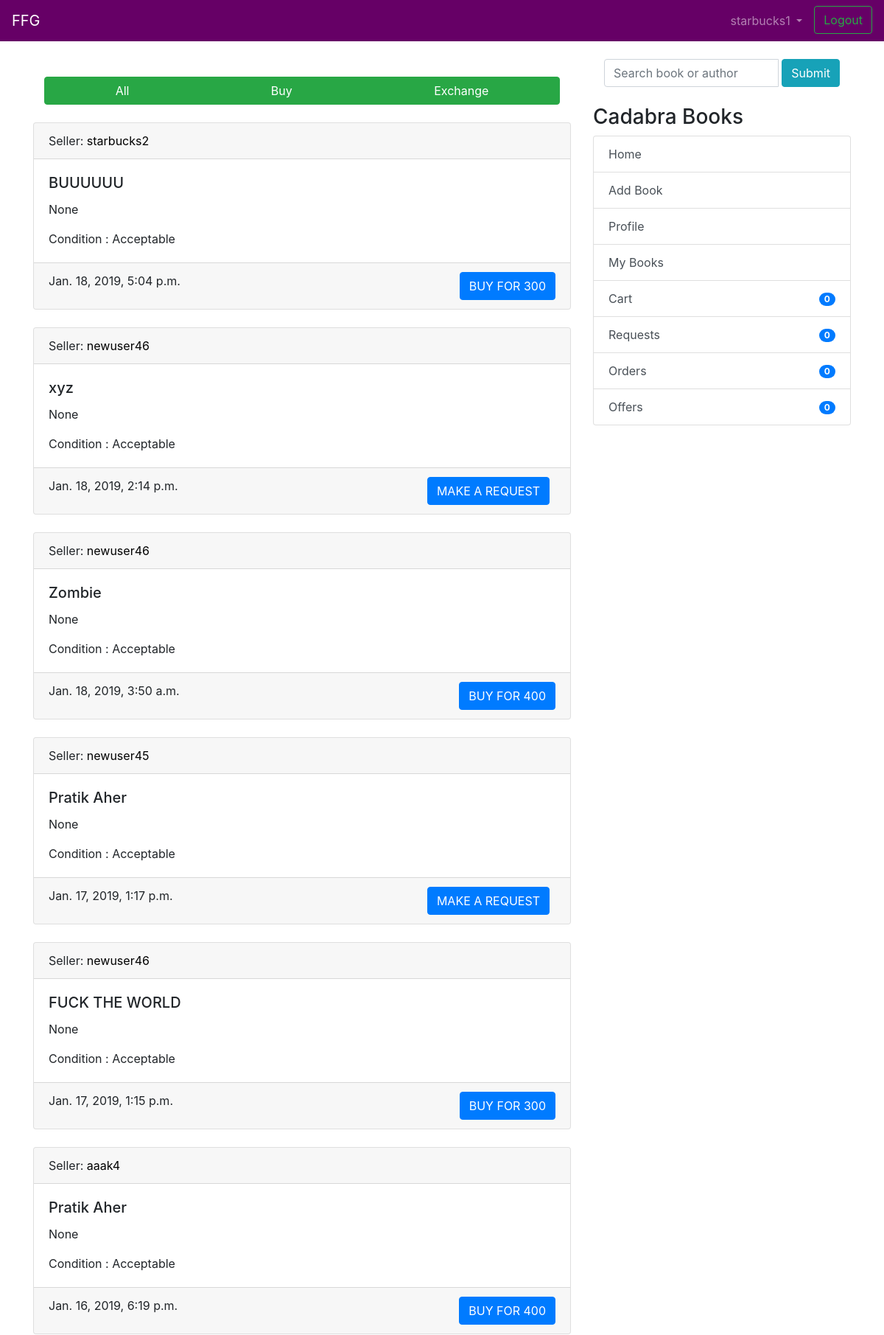
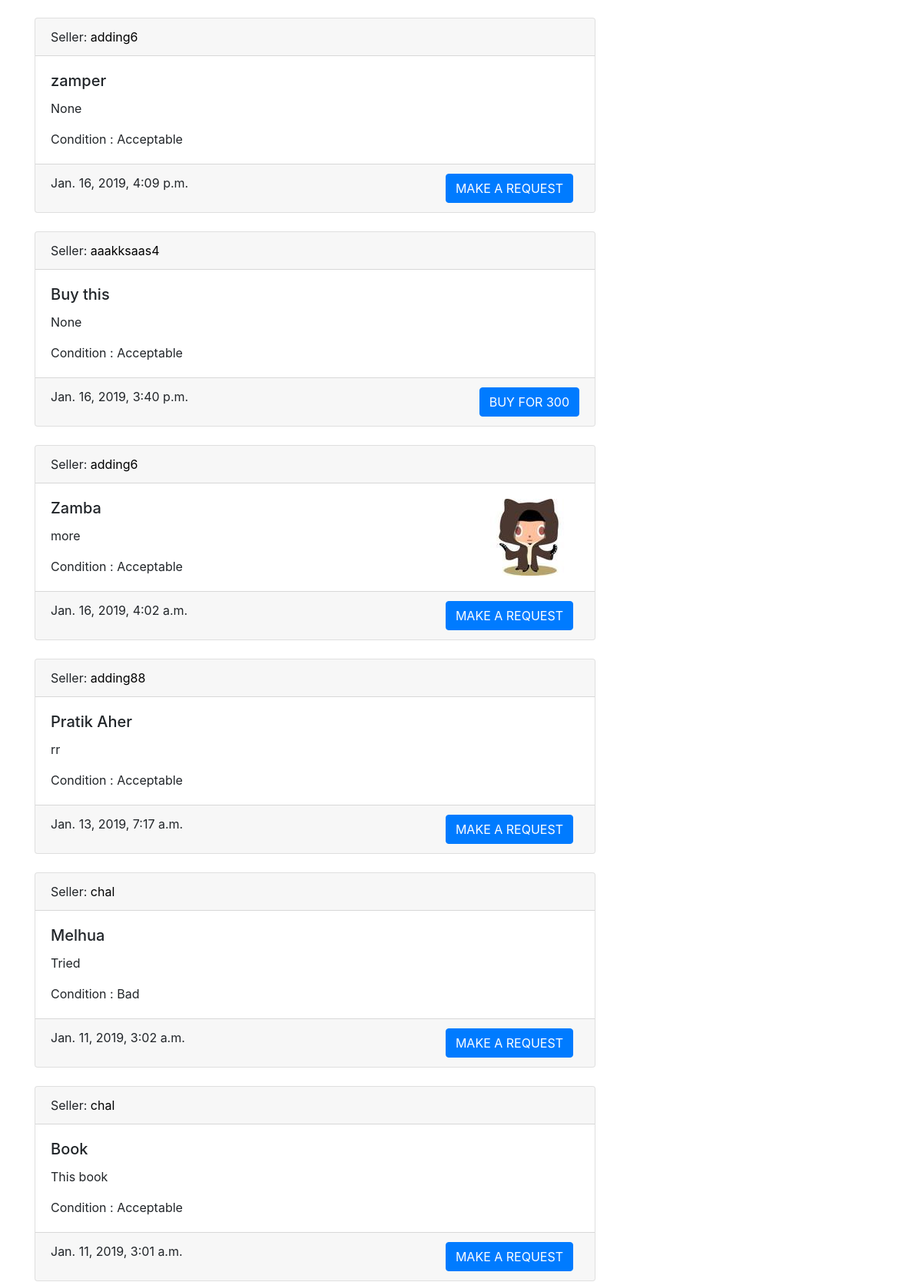
Page / (signed in, upper part) on the committed database (2 pictures, top to bottom).
### coreapp/models.py (models this page shows, shortened)
class Book(models.Model):
    user = models.ForeignKey(User, on_delete=models.CASCADE, null=True)
    book_name = models.CharField(max_length=100)
    author_name = models.CharField(max_length=100, blank=True, null=True)
    description = models.CharField(max_length=2000,blank=True,null=True)
    image = models.ImageField(null=True, blank=True, upload_to="book_images/")
    price = models.IntegerField(null=True,blank=True)
    sell_or_exchange = models.CharField(
        max_length=100, choices=BUY_OR_EXCHANGE, default='Exchange')
    condition = models.CharField(
        max_length=100, choices=CONITION_CHOICES, default='Acceptable')
    created_at = models.DateTimeField(auto_now_add=True)
    class Meta:
        verbose_name = 'Book'
        verbose_name_plural = 'Books'

### coreapp/views.py (the view)
# urls.py: path('', views.BookListView.as_view(), name='list_entries'),
class BookListView(LoginRequiredMixin, generic.ListView):
    model = Book
    template_name = 'list_entries.html'
    context_object_name = 'books'
    paginate_by = 15
    def get_queryset(self):
        ordered_books = FinalBuyOrder.objects.values_list('book')
        requester_books = Transaction.objects.values_list('requester_book')
        offerrer_books = Transaction.objects.values_list('offerrer_book')
        return Book.objects.exclude(user=self.request.user).exclude(id__in=ordered_books).exclude(id__in=requester_books).exclude(id__in=offerrer_books).order_by('-created_at')

### coreapp/models.py (called while the page is built)
    def get_cart_items(self):
        return self.items.all()

### nofapapp/context_processors.py (called while the page is built)
def add_variable_to_context(request):
    if request.user.id:
        orderitems = Order.objects.get(owner=request.user.profile)
        orders = orderitems.get_cart_items()
        return {
            'requestscount': Requests.objects.filter(requester=request.user).count(),
            'offercount' : Requests.objects.filter(offerrer=request.user).count(),
            'orderscount': Transaction.objects.filter(offerrer=request.user).count()+FinalBuyOrder.objects.filter(user=request.user).count(),
            'cartitemscount': len(orders),
            'addresscheck': get_object_or_404(ShippingAddress, profile=get_object_or_404(Profile, user=request.user)).address1,
            }
    else:
        return {}

### templates/list_entries.html (shortened to what this page needs)
{% extends 'base.html' %}
{% load static %}
{% block stylesheet %}
  <link rel="stylesheet" href="{% static 'css/search.css' %}">
{% endblock %}
{% block search %}
<div class="container">
  <div class="col-md-17">
<form class="navbar-form" method="GET" action="{% url 'searchapp:search' %}">
  <div class="input-group add-on">
    <input class="form-control" placeholder="Search book or author" name="search" id="search" type="text">
    <div class="ml-1 input-group-btn">
      <button class="btn btn-info" type="submit" >Submit</button>
    </div>
  </div>
</form>
</div>
</div>
{% endblock %}
{% block content %}
<br/>
<div class="btn-group container-fluid">
  <a href="{% url 'coreapp:list_entries' %}" class="btn btn-success">All</a>
  <a href="{% url 'coreapp:buy_entries' %}" class="btn btn-success">Buy</a>
  <a href="{% url 'coreapp:exchange_entries' %}" class="btn btn-success">Exchange</a>
</div>
<br />
<br/>
{% if books %}
    {% for book in books %}
    <div class="card text-left">
      <div class="card-header">
        Seller: <a href="{% url 'coreapp:userbooksforuser' book.user %}" style="color:black">{{ book.user.username }}</a>
      </div>
      <div class="card-body">
      <div class="d-flex justify-content-between">
        <div>
          <h5 class="card-title">{{ book.book_name }}</h5>
          <p class="card-text">{{ book.description }}</p>
          <p class="card-text">Condition : {{ book.condition }} </p>
        </div>
        <div class="mr-3">
          {% if book.image %}
          <img src="{{ book.image.url }}">
          {% endif %}
        </div>
      </div>
      </div>
      <div class="card-footer text-mutxed">
        {{ book.created_at }}
        {% if book.sell_or_exchange == 'Sell' %}
        <a href="{% url 'cart:add_to_cart' book.id %}" class="btn btn-primary float-right">BUY FOR {{ book.price }}</a>
        {% else %}
        <a href="{% url 'transaction:add_request' book.id %}" class="btn btn-primary mr-2 float-right">MAKE A REQUEST</a>
        {% endif %}
      </div>
    </div>
  {% endfor %}
  {% else %}
  <h2 align="center">No Relevant Books Found !</h2>
  {% endif %}
{% endblock %}

### templates/base.html (shortened to what this page needs)
{% load static %}
<!doctype html>
<html lang="en">
  <head>
    <link rel="stylesheet" href="https://stackpath.bootstrapcdn.com/bootstrap/4.2.1/css/bootstrap.min.css"
>
    {% block stylesheet %}{% endblock %}
  </head>
  <body>
    <header class="site-header">
<nav class="navbar navbar-expand-lg navbar-dark" style="background-color: #660066;">
  <a class="navbar-brand" href="#">FFG</a>
  <div class="collapse navbar-collapse" id="navbarSupportedContent">
    <ul class="navbar-nav ml-auto">
      {% if user.is_authenticated %}
      <li class="nav-item dropdown">
        <a class="nav-link dropdown-toggle" href="#" id="navbarDropdown" role="button" data-toggle="dropdown"
          aria-haspopup="true" aria-expanded="false">
          {{ user.username }}
        </a>
      </li>
      <li><a class="btn btn-outline-success ml-2 my-2 my-sm-0" href="{% url 'logout'%}">Logout</a></li>
        {% else %}
      <li><a href="{% url 'login' %}" class="btn btn-outline-success">Login</a></li>
      <li><a href="{% url 'coreapp:signup' %}" class="btn btn-primary ml-2">Sign up</a></li>
      {% endif %}
    </ul>
  </div>
</nav>
  </header>
  <br/>
    <div class="container">
      <div class="row justify-content-center">
        <div class="col-8">
          {% block content %}
          {% endblock %}
        </div>
        {% if user.is_authenticated %}
                <div class="col-md-4">
                  <div class="content-section">
                    {% block search %}
                    {% endblock %}
                    <br/>
                    <h3>Cadabra Books</h3>
                      <ul class="list-group">
                        <a class="list-group-item list-group-item-action" href="{% url 'coreapp:list_entries' %}" > Home </a>
                        <a class="list-group-item list-group-item-action" href="{% url 'coreapp:new_entry' %}" > Add Book</a>
                        <a class="list-group-item list-group-item-action" href="{% url 'coreapp:profile' %}" >Profile</a>
                        <a class="list-group-item list-group-item-action" href="{% url 'coreapp:userbooks' %}" >My Books</a>
                        <a class="list-group-item list-group-item-action" href="{% url 'cart:cart_items' %}" >Cart<span class="badge badge-primary badge-pill float-right mt-1">{{ cartitemscount }}</span> </a>
                        <a class="list-group-item list-group-item-action" href="{% url 'transaction:requests_view' %}" >Requests<span class="badge badge-primary badge-pill float-right mt-1">{{ requestscount }}</span></a>
                        <a class="list-group-item list-group-item-action" href="{% url 'transaction:orders_view' %}" >Orders <span class="badge badge-primary badge-pill float-right mt-1">{{ orderscount }}</span></a>
                        <a class="list-group-item list-group-item-action" href="{% url 'transaction:offers_view' %}" >Offers <span class="badge badge-primary badge-pill float-right mt-1">{{ offercount }}</span></a>
                      </ul>
                      <br/>
                  </div>
                </div>
                {% endif %}
      </div>
    </div>
</body>
</html>

### rows in the picture
Book: user.username "starbucks2", book_name "BUUUUUU", description "None", condition "Acceptable", created_at "Jan. 18, 2019, 5:04 p.m.", price "300"
Book: user.username "newuser46", book_name "xyz", description "None", condition "Acceptable", created_at "Jan. 18, 2019, 2:14 p.m."
Book: user.username "newuser46", book_name "Zombie", description "None", condition "Acceptable", created_at "Jan. 18, 2019, 3:50 a.m.", price "400"
Book: user.username "newuser45", book_name "Pratik Aher", description "None", condition "Acceptable", created_at "Jan. 17, 2019, 1:17 p.m."
Book: user.username "newuser46", book_name "FUCK THE WORLD", description "None", condition "Acceptable", created_at "Jan. 17, 2019, 1:15 p.m.", price "300"
Book: user.username "aaak4", book_name "Pratik Aher", description "None", condition "Acceptable", created_at "Jan. 16, 2019, 6:19 p.m.", price "400"
Book: user.username "adding6", book_name "zamper", description "None", condition "Acceptable", created_at "Jan. 16, 2019, 4:09 p.m."
Book: user.username "aaakksaas4", book_name "Buy this", description "None", condition "Acceptable", created_at "Jan. 16, 2019, 3:40 p.m.", price "300"
Book: user.username "adding6", book_name "Zamba", description "more", condition "Acceptable", image (placeholder picture), created_at "Jan. 16, 2019, 4:02 a.m."
Book: user.username "adding88", book_name "Pratik Aher", description "rr", condition "Acceptable", created_at "Jan. 13, 2019, 7:17 a.m."
Book: user.username "chal", book_name "Melhua", description "Tried", condition "Bad", created_at "Jan. 11, 2019, 3:02 a.m."
Book: user.username "chal", book_name "Book", description "This book", condition "Acceptable", created_at "Jan. 11, 2019, 3:01 a.m."

### other values in the picture
{{ user.username }} "starbucks1"
{{ cartitemscount }} "0"
{{ requestscount }} "0"
{{ orderscount }} "0"
{{ offercount }} "0"
